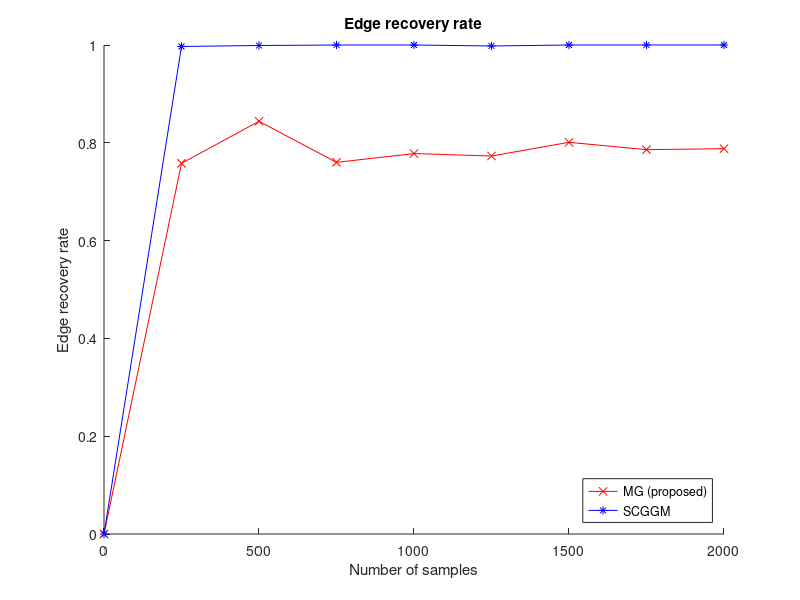

This figure's MATLAB source:
clear all
close all

load SCGGM_EdgeRecRate
load EdgeRecRes Accuracy

figure;hold on;
plot([0:250:2000], [0 Accuracy'], '-rx');
plot([0:250:2000], [0 SCGGM_EdgeRecRate], '-b*');
title('Edge recovery rate');
xlabel('Number of samples');
ylabel('Edge recovery rate');
legend('MG (proposed)','SCGGM','Location', 'SouthEast');